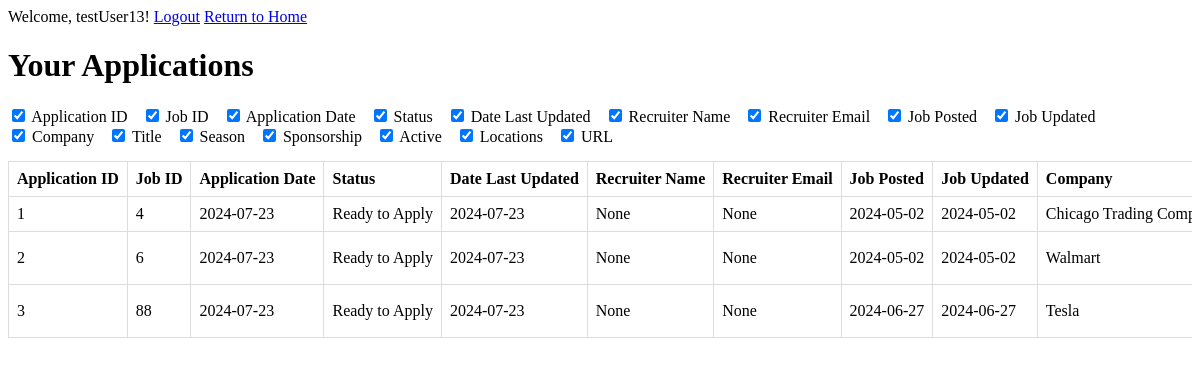
/show-applications (signed in), run on the app's committed database.
### tables this page shows
CREATE TABLE users (
                    id INTEGER PRIMARY KEY AUTOINCREMENT,
                    username TEXT UNIQUE NOT NULL,
                    email TEXT UNIQUE NOT NULL,
                    password TEXT NOT NULL
                );

CREATE TABLE applications (
                    id INTEGER PRIMARY KEY AUTOINCREMENT,
                    user_id INTEGER NOT NULL,
                    job_id INTEGER NOT NULL,
                    application_date TEXT,
                    status TEXT DEFAULT 'Ready to Apply' NOT NULL,
                    date_last_updated TEXT NOT NULL,
                    recruiter_name TEXT,
                    recruiter_email TEXT,
                    FOREIGN KEY (user_id) REFERENCES users(id),
                    FOREIGN KEY (job_id) REFERENCES jobs(id)
                );

CREATE TABLE jobs (
                    id INTEGER PRIMARY KEY AUTOINCREMENT,
                    posted TEXT NOT NULL,
                    updated TEXT NOT NULL,
                    company TEXT NOT NULL,
                    title TEXT NOT NULL,
                    season TEXT NOT NULL,
                    sponsorship TEXT NOT NULL,
                    active BOOLEAN NOT NULL,
                    locations TEXT NOT NULL,
                    url TEXT NOT NULL
                );

### app.py (the view)
@app.route('/show-applications')
def show_applications():
    if 'user' not in session:
        return redirect(url_for('login'))
    username = session['user']
    user = find_user_by_username(username)
    if not user:
        return redirect(url_for('login'))
    user_id = user[0]
    conn = sqlite3.connect('job_tracker.db')
    cur = conn.cursor()
    cur.execute('''SELECT * FROM applications_jobs_view WHERE application_id IN
                       (SELECT id FROM applications WHERE user_id = ?)''', (user_id,))
    applications = cur.fetchall()
    conn.close()
    return render_template('view_applications.html', applications=applications)

### databases.py (called while the page is built)
def find_user_by_username(username, db=DEFAULT_DB):
    conn = sqlite3.connect(db)
    c = conn.cursor()
    c.execute('SELECT * FROM users WHERE username = ?', (username,))
    user = c.fetchone()
    conn.close()
    return user

### templates/view_applications.html (shortened to what this page needs)
{% extends "base.html" %}
{% block content %}
    <link rel="stylesheet" href="{{ url_for('static', filename='css/style_apps.css') }}">
    <h1>Your Applications</h1>
    <div class="checkbox-container">
        <label><input type="checkbox" class="toggle-column" data-column="application_id" checked> Application ID</label>
        <label><input type="checkbox" class="toggle-column" data-column="job_id" checked> Job ID</label>
        <label><input type="checkbox" class="toggle-column" data-column="application_date" checked> Application Date</label>
        <label><input type="checkbox" class="toggle-column" data-column="status" checked> Status</label>
        <label><input type="checkbox" class="toggle-column" data-column="date_last_updated" checked> Date Last Updated</label>
        <label><input type="checkbox" class="toggle-column" data-column="recruiter_name" checked> Recruiter Name</label>
        <label><input type="checkbox" class="toggle-column" data-column="recruiter_email" checked> Recruiter Email</label>
        <label><input type="checkbox" class="toggle-column" data-column="job_posted" checked> Job Posted</label>
        <label><input type="checkbox" class="toggle-column" data-column="job_updated" checked> Job Updated</label>
        <label><input type="checkbox" class="toggle-column" data-column="company" checked> Company</label>
        <label><input type="checkbox" class="toggle-column" data-column="title" checked> Title</label>
        <label><input type="checkbox" class="toggle-column" data-column="season" checked> Season</label>
        <label><input type="checkbox" class="toggle-column" data-column="sponsorship" checked> Sponsorship</label>
        <label><input type="checkbox" class="toggle-column" data-column="active" checked> Active</label>
        <label><input type="checkbox" class="toggle-column" data-column="locations" checked> Locations</label>
        <label><input type="checkbox" class="toggle-column" data-column="url" checked> URL</label>
    </div>
    <div class="table-container">
        <table>
            <thead>
                <tr>
                    <th class="application_id">Application ID</th>
                    <th class="job_id">Job ID</th>
                    <th class="application_date">Application Date</th>
                    <th class="status">Status</th>
                    <th class="date_last_updated">Date Last Updated</th>
                    <th class="recruiter_name">Recruiter Name</th>
                    <th class="recruiter_email">Recruiter Email</th>
                    <th class="job_posted">Job Posted</th>
                    <th class="job_updated">Job Updated</th>
                    <th class="company">Company</th>
                </tr>
            </thead>
            <tbody>
                {% for app in applications %}
                    <tr>
                        <td class="application_id">{{ app[0] }}</td>
                        <td class="job_id">{{ app[1] }}</td>
                        <td class="application_date">{{ app[2] }}</td>
                        <td class="status editable" data-id="{{ app[0] }}" data-column="status">{{ app[3] }}</td>
                        <td class="date_last_updated">{{ app[4] }}</td>
                        <td class="recruiter_name editable" data-id="{{ app[0] }}" data-column="recruiter_name">{{ app[5] }}</td>
                        <td class="recruiter_email editable" data-id="{{ app[0] }}" data-column="recruiter_email">{{ app[6] }}</td>
                        <td class="job_posted">{{ app[7] }}</td>
                        <td class="job_updated">{{ app[8] }}</td>
                        <td class="company">{{ app[9] }}</td>
                    </tr>
                {% endfor %}
            </tbody>
        </table>
    </div>
{% endblock %}

### templates/base.html (shortened to what this page needs)
<!DOCTYPE html>
<html lang="en">
<head>
</head>
<body>
    <div class="header">
        {% if session.user %}
            <span>Welcome, {{ session.user }}!</span>
            <a href="{{ url_for('logout') }}">Logout</a>
            <a href="{{ url_for('my_home') }}">Return to Home</a>
        {% endif %}
    </div>
    <div class="content">
        {% block content %}
        {% endblock %}
    </div>
</body>
</html>

### static/css/style_apps.css (style rules this page uses)
.table-container { width: 100%; overflow-x: auto; }
table { width: 100%; border-collapse: collapse; }
th, td { padding: 8px; text-align: left; border: 1px solid #ddd; white-space: nowrap; }
.checkbox-container { margin-bottom: 15px; }
.checkbox-container label { display: inline-block; margin-right: 10px; }

### data on the page
users: user "testUser13"
applications: id "1", job "4", application_date "2024-07-23", status "Ready to Apply", date_last_updated "2024-07-23", app "None", posted "2024-05-02", updated "2024-05-02", company "Chicago Trading…"
applications: id "2", job "6", application_date "2024-07-23", status "Ready to Apply", date_last_updated "2024-07-23", app "None", posted "2024-05-02", updated "2024-05-02", company "Walmart"
applications: id "3", job "88", application_date "2024-07-23", status "Ready to Apply", date_last_updated "2024-07-23", app "None", posted "2024-06-27", updated "2024-06-27", company "Tesla"
